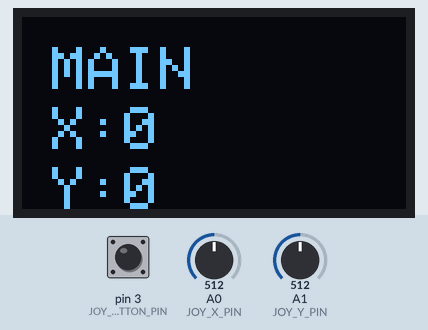
Recording of a sketch running on a simulated Arduino Uno, built with avr-gcc and run on an emulated ATmega328P. Shown: 128×64 one-colour display. The inputs (shaded band) are chosen by the test bench; at power-on: A0 (JOY_X_PIN) = 512, A1 (JOY_Y_PIN) = 512, pin 3 (JOY_BUTTON_PIN) HIGH. What the sketch prints to the serial monitor is not drawn.

Above: at 1.2 s.
1.3 s: A0 (JOY_X_PIN) set to 716
At 1.68 s:
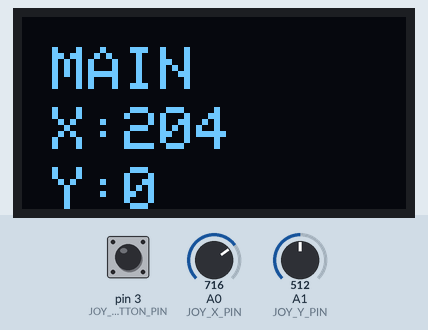
3.8 s: A1 (JOY_Y_PIN) set to 716
At 5.05 s:
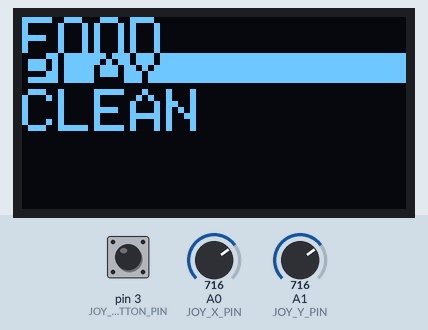
6.8 s: A0 (JOY_X_PIN) set to 511
At 7.6 s:
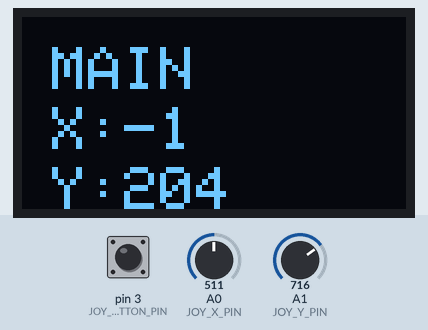
8.6 s: A1 (JOY_Y_PIN) set to 900
At 9.0 s:
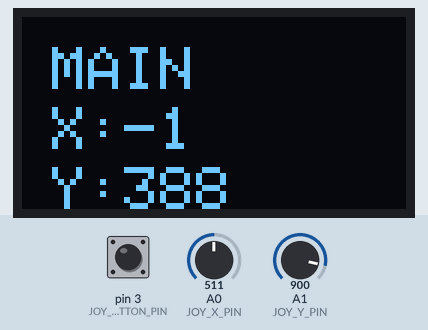
11.7 s: A1 (JOY_Y_PIN) set to 1023
At 12.4 s:
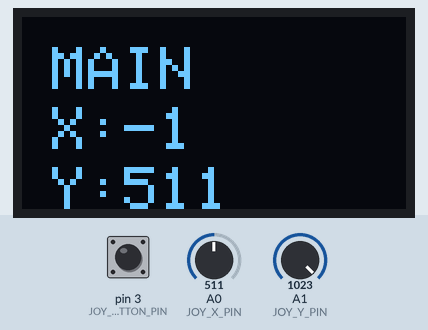
Timing chart, 0 to 14.2 s (numbered marks = the images above; inputs shaded):
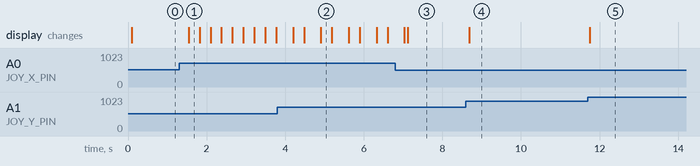

The sketch:

SIMPLE_CONTROL_TEST.ino
```cpp
/*
  Simplified control test - focuses only on joystick and menu navigation
  Strips away all game logic to isolate control issues
*/

#include <Arduino.h>
#include <Wire.h>
#include <Adafruit_GFX.h>
#include <Adafruit_SSD1306.h>

// Pin definitions
#define JOY_X_PIN A0
#define JOY_Y_PIN A1
#define JOY_BUTTON_PIN 3

// OLED settings
#define SCREEN_WIDTH 128
#define SCREEN_HEIGHT 64
#define OLED_RESET -1
#define OLED_ADDRESS 0x3C

// Joystick settings - VERY sensitive for testing
#define JOY_DEADZONE 5  // Very small deadzone
#define DEBOUNCE_DELAY 20

// States
enum { STATE_MAIN, STATE_MENU } currentState;
uint8_t menuSelection = 0;
const char* menuItems[] = {"FOOD", "PLAY", "CLEAN"};
const uint8_t menuItemCount = sizeof(menuItems) / sizeof(menuItems[0]);

// Objects
Adafruit_SSD1306 display(SCREEN_WIDTH, SCREEN_HEIGHT, &Wire, OLED_RESET);

// Timing
unsigned long lastDebounceTime = 0;
bool joyButtonPressed = false;

void setup() {
  Serial.begin(115200);
  pinMode(JOY_BUTTON_PIN, INPUT_PULLUP);

  // Initialize OLED
  Wire.begin();
  if (!display.begin(SSD1306_SWITCHCAPVCC, OLED_ADDRESS)) {
    // Try alternate address
    if (!display.begin(SSD1306_SWITCHCAPVCC, 0x3D)) {
      Serial.println(F("OLED FAILED"));
    }
  }

  display.clearDisplay();
  display.display();

  currentState = STATE_MAIN;
  Serial.println(F("=== SIMPLE CONTROL TEST ==="));
  Serial.println(F("RIGHT=Menu, LEFT/UP/DOWN=no action for now"));
  Serial.println(F("In Menu: UP/DOWN=navigate, RIGHT/Press=select, LEFT=back"));
}

void loop() {
  // Read inputs
  int joyX = analogRead(JOY_X_PIN) - 512;
  int joyY = analogRead(JOY_Y_PIN) - 512;
  bool buttonReading = !digitalRead(JOY_BUTTON_PIN); // Active low

  // Button debounce
  if (buttonReading && (millis() - lastDebounceTime > DEBOUNCE_DELAY)) {
    joyButtonPressed = true;
    lastDebounceTime = millis();
    Serial.println(F("BUTTON PRESS"));
  } else if (!buttonReading) {
    joyButtonPressed = false;
  }

  // Debug output
  Serial.print(F("Joy: "));
  Serial.print(joyX);
  Serial.print(F("/"));
  Serial.print(joyY);
  Serial.print(F(" Btn: "));
  Serial.println(buttonReading ? "PRESSED" : "released");

  // State machine
  switch (currentState) {
    case STATE_MAIN:
      display.clearDisplay();
      display.setTextSize(2);
      display.setCursor(10, 10);
      display.print(F("MAIN"));
      display.setCursor(10, 30);
      display.print(F("X:"));
      display.print(joyX);
      display.setCursor(10, 50);
      display.print(F("Y:"));
      display.print(joyY);

      // Simple right-joy to open menu
      if (joyX > JOY_DEADZONE) {
        Serial.println(F("-> OPENING MENU"));
        currentState = STATE_MENU;
        delay(200); // Prevent rapid triggers
      }
      break;

    case STATE_MENU:
      display.clearDisplay();

      // Draw menu
      for (uint8_t i = 0; i < menuItemCount; i++) {
        uint8_t y = i * 12;
        if (i == menuSelection) {
          display.fillRect(0, y, SCREEN_WIDTH, 10, SSD1306_WHITE);
          display.setTextColor(SSD1306_BLACK);
        } else {
          display.setTextColor(SSD1306_WHITE);
        }
        display.setCursor(0, y);
        display.print(menuItems[i]);
      }

      // Menu navigation
      if (joyY < -JOY_DEADZONE) {
        menuSelection = (menuSelection + menuItemCount - 1) % menuItemCount;
        Serial.print(F("UP -> "));
        Serial.println(menuSelection);
        delay(150);
      } else if (joyY > JOY_DEADZONE) {
        menuSelection = (menuSelection + 1) % menuItemCount;
        Serial.print(F("DOWN -> "));
        Serial.println(menuSelection);
        delay(150);
      }

      // Menu selection
      if (joyX > JOY_DEADZONE || joyButtonPressed) {
        Serial.print(F("SELECTING ITEM "));
        Serial.println(menuSelection);
        joyButtonPressed = false; // Consume press
        currentState = STATE_MAIN; // Go back for testing
        delay(200);
      }

      // Back to main
      if (joyX < -JOY_DEADZONE) {
        Serial.println(F("-> BACK TO MAIN"));
        currentState = STATE_MAIN;
        delay(200);
      }
      break;
  }

  display.display();
  delay(50); // Small delay for stability
}
```

Measured:
- after the input at 1.3 s, the display: changes after 0.24 s (image 1)
- after the input at 8.6 s, the display: changes after 0.09 s (image 4)
- after the input at 11.7 s, the display: changes after 0.05 s (image 5)
